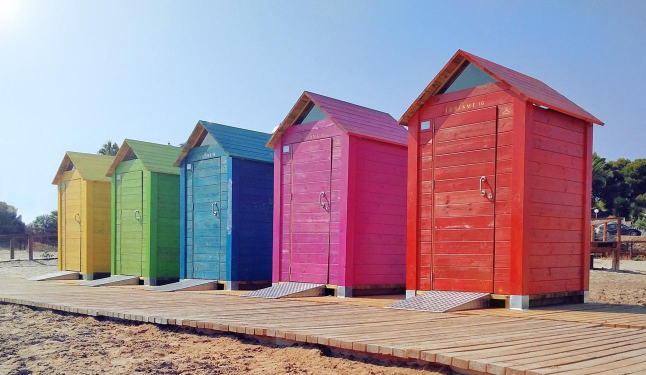
%> input picture imgs/image_01.jpg, 1292 x 750 px (shown at 1/2 size)
$ octave --eval "result = getBestCP_(imread('imgs/image_01.jpg'));"   (GNU Octave 9; MATLAB toolbox functions it lacks are replaced by stand-ins)
%> lines starting %> are read from the running program, lines starting %| are printed output that depends on the picture
### extract_theme.m
function [C,labels] = extract_theme(I, k, sigma, discard_black)
%I: Image
%K: number of palettes
%Sigma: is sigma
%discard_black: 1 to discard the darkest color (default), 0 otherwise
% increase one more to remove dark palette color
%This code is written by NGUYEN Ho Man Rang ~ http://www.comp.nus.edu.sg/~nguyenho/
if nargin == 3
    discard_black = 1;
end
if discard_black ==1
    k = k + 1;
end
bin = 64;
Ibin = floor(255*I/bin);

[weights, X,labels] = im3Dhist(I,Ibin, bin);
% Initialize the cluster centers
cinits = zeros(k, 3);
cw = weights;
N = size(X, 1);
sigma2 = sigma^2;
for i = 1:k
    [~,id] = max(cw);
    cinits(i,:) = X(id,:);
    d2 = repmat(cinits(i,:), N, 1) - X;
    d2 = sum(d2 .* d2,2);
    cw = cw .* (1 - exp(-d2/sigma2));
end


opt.weight = weights;
[~, C, ~] = fkmeans(X, cinits, opt);

% C = cinits;
% sort by brightness
[~,id] = sort(C(:,1), 'descend');
C = C(id,:);
if discard_black ==1
    C = C(1:k-1,:); %ignore black or darkest color
end


% covert to rgb
colorTransform = makecform('lab2srgb');
C = applycform(C, colorTransform);

function [W, C,labels] = im3Dhist(I,Ibin, bin)
[h, w, ~] = size(I);

% Compute 3D histogram
Ibin = reshape(Ibin, [], 3);
n = bin;
J = Ibin(:,1)*n*n + Ibin(:,2)*n + Ibin(:,3) + 1;
N = h*w;
M = n * n * n;


% Compute the mean of each bin in Lab
colorTransform = makecform('srgb2lab');
lab = applycform(I, colorTransform);
lab = reshape(lab, [], 3);
weights = zeros(M, 2);
csums = zeros(M, 3);
for i = 1:N
    if J(i) < 1 || J(i)>M
        continue;
    end
    weights(J(i),1) = weights(J(i),1) + 1;
    weights(J(i),2)=J(i); %index of J
    csums(J(i),:) = csums(J(i),:) + lab(i,:);
end

% Remove all empty bins
ids = find(weights(:,1) ~= 0);
W = weights(ids,:);
C = csums(ids,:);
C = C ./ repmat(W(:,1),1,3);

labels=zeros(size(Ibin));
for i=1:size(W,1)
    labels(J==W(i,2))=i;
end
labels=reshape(labels,[h, w,3]);
W=W(:,1);

### fkmeans.m
function [label, centroid, dis] = fkmeans(X, k, options)
% FKMEANS Fast K-means with optional weighting and careful initialization.
% [L, C, D] = FKMEANS(X, k) partitions the vectors in the n-by-p matrix X
% into k (or, rarely, fewer) clusters by applying the well known batch
% K-means algorithm. Rows of X correspond to points, columns correspond to
% variables. The output k-by-p matrix C contains the cluster centroids. The
% n-element output column vector L contains the cluster label of each
% point. The k-element output column vector D contains the residual cluster
% distortions as measured by total squared distance of cluster members from
% the centroid.
%
% FKMEANS(X, C0) where C0 is a k-by-p matrix uses the rows of C0 as the
% initial centroids instead of choosing them randomly from X.
%
% FKMEANS(X, k, options) allows optional parameter name/value pairs to
% be specified. Parameters are:
%
%   'weight' - n-by-1 weight vector used to adjust centroid and distortion
%              calculations. Weights should be positive.
%   'careful' - binary option that determines whether "careful seeding"
%               as recommended by Arthur and Vassilvitskii is used when
%               choosing initial centroids. This option should be used
%               with care because numerical experiments suggest it may
%               be counter-productive when the data is noisy.
%
% Notes
% (1) The careful seeding procedure chooses the first centroid at random
% from X, and each successive centroid from the remaining points according
% to the categorical distribution with selection probabilities proportional
% to the point's minimum squared Euclidean distance from the already chosen
% centroids. This tends to spread the points out more evenly, and, if the
% data is made of k well separated clusters, is likely to choose an initial
% centroid from each cluster. This can speed convergence and reduce the
% likelihood of getting a bad solution [1]. However, in experiments where
% 5% uniformly distributed noise data was added to such naturally clustered
% data the results were frequently worse then when centroids were chosen at
% random.
% (2) If, as is possible, a cluster is empty at the end of an iteration,
% then there may be fewer than k clusters returned. In practice this seems
% to happen very rarely.
% (3) Unlike the Mathworks KMEANS this implementation does not perform a
% final, slow, phase of incremental K-means ('onlinephase') that guarantees
% convergence to a local minimum.
%
% References
% [1] "k-means++: The Advantages of Careful Seeding", by David Arthur and
% Sergei Vassilvitskii, SODA 2007.

n = size(X,1);

% option defaults
weight = 0; % uniform unit weighting
careful = 0;% random initialization

if nargin == 3
    if isfield(options, 'weight')
        weight = options.weight;
    end
    if isfield(options,'careful')
        careful = options.careful;
    end
end

% If initial centroids not supplied, choose them
if isscalar(k)
    % centroids not specified
    if careful
        k = spreadseeds(X, k);
    else
        k = X(randsample(size(X,1),k),:);
    end
end

% generate initial labeling of points
[~,label] = max(bsxfun(@minus,k*X',0.5*sum(k.^2,2)));
k = size(k,1);

last = 0;

if ~weight
    % code defactoring for speed
    while any(label ~= last)
        % remove empty clusters
        [~,~,label] = unique(label);
        % transform label into indicator matrix
        ind = sparse(label,1:n,1,k,n,n);
        % compute centroid of each cluster
        centroid = (spdiags(1./sum(ind,2),0,k,k)*ind)*X;
        % compute distance of every point to each centroid
        distances = bsxfun(@minus,centroid*X',0.5*sum(centroid.^2,2));
        % assign points to their nearest centroid
        last = label;
        [~,label] = max(distances);
    end
    dis = ind*(sum(X.^2,2) - 2*max(distances)');
else
    while any(label ~= last)
        % remove empty clusters
        [~,~,label] = unique(label);
        % transform label into indicator matrix
        ind = sparse(label,1:n,weight,k,n,n);
        % compute centroid of each cluster
        centroid = (spdiags(1./sum(ind,2),0,k,k)*ind)*X;
        % compute distance of every point to each centroid
        distances = bsxfun(@minus,centroid*X',0.5*sum(centroid.^2,2));
        % assign points to their nearest centroid
        last = label;
        [~,label] = max(distances);
        label = label';
    end
    dis = ind*(sum(X.^2,2) - 2*max(distances)');
end
label = label';

% Code below this line reused from the file exchange submission K-means++
% (http://www.mathworks.com/matlabcentral/fileexchange/28901-k-means) in
% accordance with the license:
% vvvvvvvvvvvvvvvvvvvvvvvvvvvvvvvvvvvvvvvvvvvvvvvvvvvvvvvvvvvvvvvvvvvvvv
% Copyright (c) 2010, Michael Chen
% All rights reserved.
%
% Redistribution and use in source and binary forms, with or without
% modification, are permitted provided that the following conditions are
% met:
%
%     * Redistributions of source code must retain the above copyright
%       notice, this list of conditions and the following disclaimer.
%     * Redistributions in binary form must reproduce the above copyright
%       notice, this list of conditions and the following disclaimer in the
%       documentation and/or other materials provided with the distribution
%
% THIS SOFTWARE IS PROVIDED BY THE COPYRIGHT HOLDERS AND CONTRIBUTORS "AS
% IS" AND ANY EXPRESS OR IMPLIED WARRANTIES, INCLUDING, BUT NOT LIMITED TO,
% THE IMPLIED WARRANTIES OF MERCHANTABILITY AND FITNESS FOR A PARTICULAR
% PURPOSE ARE DISCLAIMED. IN NO EVENT SHALL THE COPYRIGHT OWNER OR
% CONTRIBUTORS BE LIABLE FOR ANY DIRECT, INDIRECT, INCIDENTAL, SPECIAL,
% EXEMPLARY, OR CONSEQUENTIAL DAMAGES (INCLUDING, BUT NOT LIMITED TO,
% PROCUREMENT OF SUBSTITUTE GOODS OR SERVICES; LOSS OF USE, DATA, OR
% PROFITS; OR BUSINESS INTERRUPTION) HOWEVER CAUSED AND ON ANY THEORY OF
% LIABILITY, WHETHER IN CONTRACT, STRICT LIABILITY, OR TORT (INCLUDING
% NEGLIGENCE OR OTHERWISE) ARISING IN ANY WAY OUT OF THE USE OF THIS
% SOFTWARE, EVEN IF ADVISED OF THE POSSIBILITY OF SUCH DAMAGE.
% ^^^^^^^^^^^^^^^^^^^^^^^^^^^^^^^^^^^^^^^^^^^^^^^^^^^^^^^^^^^^^^^^^^^^^^
%
% [36 lines left out: functions sqrdistance, spreadseeds, not called in this run]

end

### getBestCP_.m
function [K, C, Labels] = getBestCP_( I, visualize )
%get the best number of colors for the color palette
%Input:
%I: input image double (0-1)
%visualize: flag for visualization (1=yes "default", 0=no)
%Output:
%K: number of best colors per palette
%C: best color palette
%Labels: labeled pixels to know the pixels associated with each color in C

%Version 2: Here, we use superpixels for the first stage of clustering instead of the color palette extraction followed by DBSCAN.


%Please cite:
%Afifi, M. “Dynamic Length Colour Palettes.” Electronics Letters, vol. 55, no. 9, Institution of Engineering and Technology ({IET}), May 2019, pp. 531–533, doi:10.1049/el.2019.0064.


I = imresize(I,[400,400],'nearest');
if nargin==1
    visualize=1;
end
O=I; %take a copy
sigma=40; %sigma
initial_K = 50;
[C_initial, Labels] = extract_theme(I, initial_K, sigma,1); %get color palette
weights = zeros(initial_K,1);
for i  = 1 : initial_K
    weights(i) = sum(Labels(:) == i)./length(Labels(:));
end
[IDs, ~]= DBSCAN(rgb2lab(C_initial),20,2); %change the threshold to get different results. Here, we use 17 as a threshold of deltaE76 value.
K = max(unique(IDs))+1;
sigma=40; %sigma
[C, Labels] = extract_theme(I, K, sigma,1); %get color palette

if visualize==1 %if you need to visualize the color palette
for c=1:K
    palette1(1:50,1+((c-1)*300/K):(c*300/K)+1,1)=C(c,1);
    palette1(1:50,1+((c-1)*300/K):(c*300/K)+1,2)=C(c,2);
    palette1(1:50,1+((c-1)*300/K):(c*300/K)+1,3)=C(c,3);
end
subplot(2,1,1);
imshow(O);
title('Original image');
subplot(2,1,2);
imshow(palette1);
title('Recommended Color Palette');
end
end
%> in getBestCP_, `I = imresize(I,[400,400],'nearest');`:
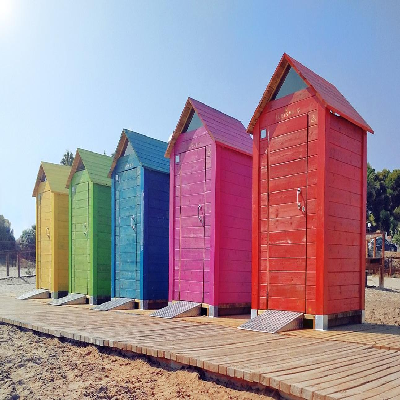
%> I: size 400x400x3 uint8; mean R, G, B 160.9, 139.7, 151.4
%> in im3Dhist, `lab = applycform(I, colorTransform);`: lab: size 400x400x3 uint8; mean of channels 1, 2, 3 156, 139.6, 127.7
%> in im3Dhist, `ids = find(weights(:,1) ~= 0);`: ids = [5; 255]
%> in im3Dhist, `W = weights(ids,:);`: W = [14 5; 159986 255]
%> in im3Dhist, `C = csums(ids,:);`: C = [10 255 255; 255 255 255]
%> in im3Dhist, `C = C ./ repmat(W(:,1),1,3);`: C = [0.714 18.21 18.21; 0.00159 0.00159 0.00159]
%> the loop in im3Dhist, `for i=1:size(W,1)` made 2 passes
%> in im3Dhist, `labels=reshape(labels,[h, w,3]);`:
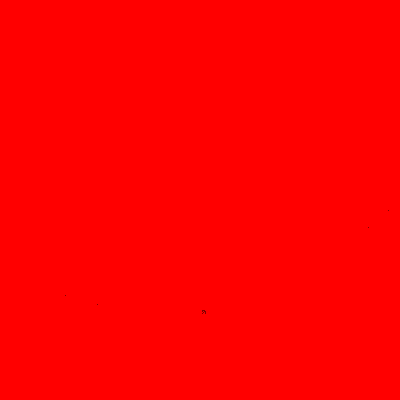
%> labels: size 400x400x3 double; mean R, G, B 2, 0, 0; drawn with min black and max white
%> in im3Dhist, `W=W(:,1);`: W = [14; 159986]
%> in extract_theme, `[weights, X,labels] = im3Dhist(I,Ibin, bin);`: X = [0.714 18.21 18.21; 0.00159 0.00159 0.00159]
%> in extract_theme, `cw = weights;`: cw = [14; 159986]
%> the loop in extract_theme, `for i = 1:k` made 51 passes
%> (id, d2, cw) on passes 1 to 12: (2, [663.9; 0], [4.75; 0]), (1, [0; 663.9], [0; 0]), (1, [0; 663.9], [0; 0]), (1, [0; 663.9], [0; 0]), (1, [0; 663.9], [0; 0]), (1, [0; 663.9], [0; 0]), (1, [0; 663.9], [0; 0]), (1, [0; 663.9], [0; 0]), (1, [0; 663.9], [0; 0]), (1, [0; 663.9], [0; 0]), (1, [0; 663.9], [0; 0]), (1, [0; 663.9], [0; 0])
%> after the loop in extract_theme, `for i = 1:k`: cinits = 51 rows, first 12: [0.00159 0.00159 0.00159; 0.714 18.21 18.21; 0.714 18.21 18.21; 0.714 18.21 18.21; 0.714 18.21 18.21; 0.714 18.21 18.21; 0.714 18.21 18.21; 0.714 18.21 18.21; 0.714 18.21 18.21; 0.714 18.21 18.21; 0.714 18.21 18.21; 0.714 18.21 18.21]
%> in extract_theme, `opt.weight = weights;`: opt.weight = [14; 159986]
%> in fkmeans, `[~,label] = max(bsxfun(@minus,k*X',0.5*sum(k.^2,2)));`: label = [2 1]
%> in fkmeans, `k = size(k,1);`: k = 51
%> the loop in fkmeans, `while any(label ~= last)` made 1 pass
%> in fkmeans, `dis = ind*(sum(X.^2,2) - 2*max(distances)');`: dis = 51 values from 0 to 0
%> in fkmeans, `label = label';`: label = [2 1]
%> in extract_theme, `[~, C, ~] = fkmeans(X, cinits, opt);`: C = 51 rows, first 12: [0.00159 0.00159 0.00159; 0.714 18.21 18.21; 0 0 0; 0 0 0; 0 0 0; 0 0 0; 0 0 0; 0 0 0; 0 0 0; 0 0 0; 0 0 0; 0 0 0]
%> in extract_theme, `[~,id] = sort(C(:,1), 'descend');`: id = 51 values, max 51 at index 51, min 1 at index 2, mean 26
%> in extract_theme, `C = C(id,:);`: C = 51 rows, first 12: [0.714 18.21 18.21; 0.00159 0.00159 0.00159; 0 0 0; 0 0 0; 0 0 0; 0 0 0; 0 0 0; 0 0 0; 0 0 0; 0 0 0; 0 0 0; 0 0 0]
%> in extract_theme, `C = C(1:k-1,:);`: C = 50 rows, first 12: [0.714 18.21 18.21; 0.00159 0.00159 0.00159; 0 0 0; 0 0 0; 0 0 0; 0 0 0; 0 0 0; 0 0 0; 0 0 0; 0 0 0; 0 0 0; 0 0 0]
%> in extract_theme, `C = applycform(C, colorTransform);`: C = 50 rows, first 12: [0.15 0 0; 4.41e-05 1.74e-05 7.83e-06; 0 0 0; 0 0 0; 0 0 0; 0 0 0; 0 0 0; 0 0 0; 0 0 0; 0 0 0; 0 0 0; 0 0 0]
%> in getBestCP_, `[C_initial, Labels] = extract_theme(I, initial_K, sigma,1);`: C_initial has the same summary as C in extract_theme
%> after the loop in getBestCP_, `for i  = 1 : initial_K`: weights = 50 values, max 0.333 at index 2, min 0 at index 3, mean 0.00667
%> in getBestCP_, `[IDs, ~]= DBSCAN(rgb2lab(C_initial),20,2);`: IDs = 50 values from 1 to 1
%> in getBestCP_, `K = max(unique(IDs))+1;`: K = 2
%> the loop in im3Dhist (call 2), `for i=1:size(W,1)` made 2 passes
%> the loop in extract_theme (call 2), `for i = 1:k` made 3 passes
%> the loop in fkmeans (call 2), `while any(label ~= last)` made 1 pass
%> (ind, centroid, distances, last) on pass 1: ([0 159986; 14 0; 0 0], [0.00159 0.00159 0.00159; 0.714 18.21 18.21; 0 0 0], [0.0592 3.81e-06; 332 -332; 0 0], [2; 1])
%> in getBestCP_, `[C, Labels] = extract_theme(I, K, sigma,1);`: C = [0.15 0 0; 4.41e-05 1.74e-05 7.83e-06]
%> the loop in getBestCP_, `for c=1:K` made 2 passes
%> after the loop in getBestCP_, `for c=1:K`:
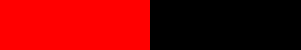
%> palette1: size 50x301x3 double; mean R, G, B 0.0749, 8.75e-06, 3.93e-06; drawn with min black and max white
%> `result = getBestCP_(imread('imgs/image_01.jpg'));`: result = 2
